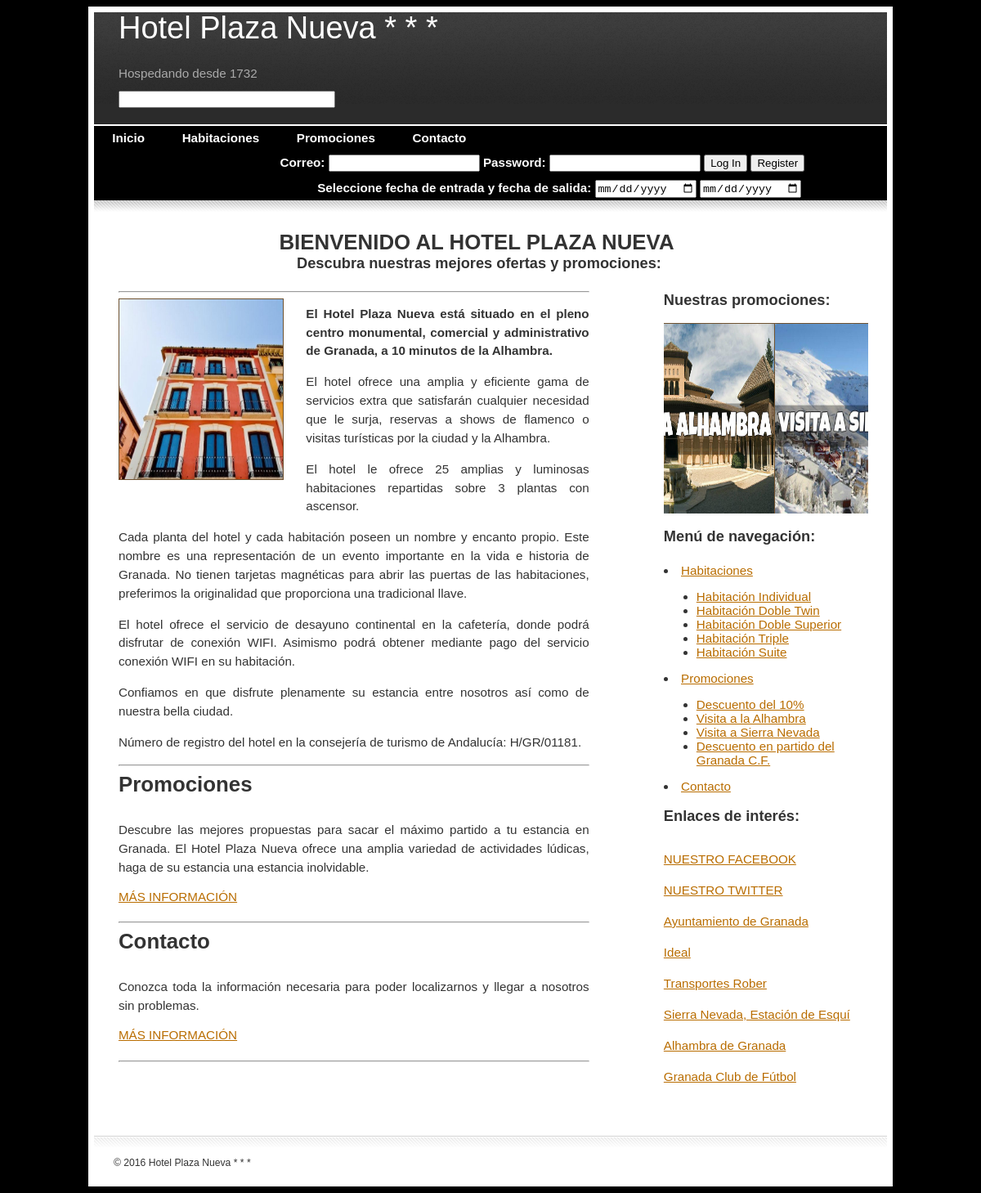
The page / on the database its author committed.
### tables this page shows
CREATE TABLE `hotel` (
  `CIF` varchar(9) NOT NULL,
  `direccion` varchar(20) NOT NULL,
  `localidad` varchar(20) NOT NULL,
  `provincia` varchar(20) NOT NULL,
  `pais` varchar(20) NOT NULL,
  `googlemaps` text NOT NULL,
  `nombre` varchar(30) NOT NULL,
  `email` varchar(35) NOT NULL,
  `telefono` varchar(20) NOT NULL,
  `fax` varchar(20) NOT NULL,
  `descripcion` text NOT NULL,
  `infocontacto` text NOT NULL,
  `facebook` varchar(100) NOT NULL,
  `twitter` varchar(100) NOT NULL
);

CREATE TABLE `menudinamico` (
  `orden` int(11) NOT NULL,
  `idmenu` varchar(40) NOT NULL,
  `linkhref` varchar(50) NOT NULL,
  `padre` varchar(20) NOT NULL
);

### verificar_login.php (called while the page is built, shortened)
<?php $variablelogin = null ; ?>

### content.php (the view, shortened to what this page needs)
<?php if($seccion == "Inicio"){
    $seleccionhotel = "SELECT * from hotel" ;
    $resultadohotel = mysql_query($seleccionhotel) ;
    $numfilashotel = mysql_num_rows($resultadohotel) ;
    if ($numfilashotel > 0){
        $elhotel = mysql_fetch_assoc($resultadohotel) ;
        echo $elhotel["descripcion"] ;
    }
}   ?>

### index.php (shortened to what this page needs)
<!DOCTYPE html>
<html>
	<head>
		<link rel="stylesheet" type="text/css" href="estilos/default.css" />
	</head>
	<body onload="rotar()">
		<div id="outer">
			<?php
				if(isset($_GET["seccion"]))
					$seccion=$_GET["seccion"] ;
		    	else
			    	$seccion="Inicio" ;
				require './verificar_login.php' ;
				require './header.php' ;
				require './content.php' ;
				require './sidebar.php' ;
				require './footer.php';?>
		</div>
	</body>
</html>

### header.php (shortened to what this page needs)
<div id="header">
    <div id="headercontent">
<?php
    $seleccionhotel = "SELECT * FROM hotel" ;
    $resultadohotel = mysql_query($seleccionhotel) ;
    $numfilashotel = mysql_num_rows($resultadohotel) ;
    if ($numfilashotel > 0){
        $elhotel = mysql_fetch_assoc($resultadohotel) ;
        echo '<h1>'.$elhotel["nombre"].'</h1>' ;
    }
?>
        <h2>Hospedando desde 1732</h2>
<form>
<input type="text" size="30" onkeyup="showResult(this.value)">
</form>
    </div>
</div>
<ul id="menu">
<?php
$seleccion = "SELECT * FROM menudinamico WHERE padre = 'Principal' ORDER BY orden ASC" ;
$resultado = mysql_query($seleccion) ;
$numfilas = mysql_num_rows($resultado) ;
if ($numfilas > 0){
    for($i = 0 ; $i < $numfilas ; $i++){
        $fila = mysql_fetch_assoc($resultado) ;
        echo
        '<li><a href='.$fila["linkhref"].'>'.$fila["idmenu"].'</a>' ;
        echo '</li>' ;
    }
}
?>
<li class="login">
    <?php
        if (is_null($variablelogin)){
            $variablelogin = '<form action="" method="post">
            <label>Correo: </label><input name="correo" type="text" >
            <label>Password: </label><input name="password" type="password">
            <input name="login" type="submit" value="Log In">
            <input type=button onClick=location.href="index.php?seccion=Registro" value="Register">
            </form>' ;
        }
        echo $variablelogin ;
    ?>
</li>
<li class="dates">
    <form action ="index.php" method="get"> Seleccione fecha de entrada y fecha de salida:
        <input type="date" name="fentrada" required> <input type="date" name="fsalida" required>
    </form>
</li>
</ul>
<div id="menubottom"></div>

### sidebar.php (shortened to what this page needs)
<div id="content">
    <div id="secondarycontent">
        <h4>Nuestras promociones:</h4>
    <div id="slider">
    <br>
        <div id="slidescontainer">
            <div class="slide"><a href="index.php?seccion=Promociones&tipo=#visalhambra"><img src="./imagenes/slider/SliderAlhambra.jpg" width=250px height=250px></a></div>
            <div class="slide"><a href="index.php?seccion=Promociones&tipo=#vissierra"><img src="./imagenes/slider/SliderSierra.jpg" width=250px height=250px></a></div>
        </div>
    </div>
    <br>
    <h4>Menú de navegación:<br></h4><br>
    <?php
        $seleccion = "SELECT * FROM menudinamico WHERE padre = 'Principal' ORDER BY orden ASC" ;
        $resultado = mysql_query($seleccion) ;
        $numfilas = mysql_num_rows($resultado) ;
        if ($numfilas > 0){
            for($i = 0 ; $i < $numfilas ; $i++){
                $fila = mysql_fetch_assoc($resultado) ;
                if ($seccion != $fila["idmenu"]){
                    echo '<li><a href='.$fila["linkhref"].' class="active">'.$fila["idmenu"].'</a>' ;
                    $seleccionfila = "SELECT * FROM menudinamico WHERE padre = '".$fila["idmenu"]."' ORDER BY orden ASC" ;
                    $resultadofila = mysql_query($seleccionfila) ;
                    $numfilasfila = mysql_num_rows($resultadofila) ;
                    if ($numfilasfila > 0){
                        echo '<ul>' ;
                        for($j = 0 ; $j < $numfilasfila ; $j++){
                            $filafila = mysql_fetch_assoc($resultadofila) ;
                            echo
                            '<li><a href='.$filafila["linkhref"].'>'.$filafila["idmenu"].'</a></li>' ;
                        }
                        echo '</ul>' ;
                    }
                    echo '</li>' ;
                }
            }
        }
    ?>
    <br>
    <?php if($seccion == "Inicio"){ ?>
        <h4>Enlaces de interés:</h4>
        <div class="contentarea">
            <?php
                $seleccionhotel = "SELECT * FROM hotel" ;
                $resultadohotel = mysql_query($seleccionhotel) ;
                $numfilashotel = mysql_num_rows($resultadohotel) ;
                if ($numfilashotel > 0){
                    $elhotel = mysql_fetch_assoc($resultadohotel) ;
                    echo '<p><a href="'.$elhotel["facebook"].'" target="_blank">NUESTRO FACEBOOK</a></p>
                    <p><a href="'.$elhotel["twitter"].'" target="_blank">NUESTRO TWITTER</a></p>' ;
                }
            ?>
            <p><a href="http://www.granada.org/v2010.nsf/xxtod/3" target="_blank">Ayuntamiento de Granada</a></p>
            <p><a href="http://www.ideal.es/" target="_blank">Ideal</a></p>
            <p><a href="http://www.transportesrober.com/" target="_blank">Transportes Rober</a></p>
            <p><a href="http://sierranevada.es/" target="_blank">Sierra Nevada, Estación de Esquí</a></p>
            <p><a href="http://www.alhambra.org/" target="_blank">Alhambra de Granada</a></p>
            <p><a href="http://www.granadacf.es/" target="_blank">Granada Club de Fútbol</a></p>
        </div>
    <?php } ?>
    </div>
</div>

### footer.php
<?php
	$seleccionhotel = "SELECT * FROM hotel" ;
	$resultadohotel = mysql_query($seleccionhotel) ;
	$numfilashotel = mysql_num_rows($resultadohotel) ;
	if ($numfilashotel > 0){
		$elhotel = mysql_fetch_assoc($resultadohotel) ;
		echo '<div id="footer"><div class="left">&copy; 2016 '.$elhotel["nombre"].' </div></div>' ;
	}
?>

### estilos/default.css (style rules this page uses)
body { background: #000000 ; font-size: 0.95em; font-family: "arial"; color: #333333; }
p { line-height: 1.5em; margin-bottom: 1.0em; text-align: justify; }
a { color: #B96D00; text-decoration: underline; }
h3,h4 { display: inline; font-weight: bold; background-repeat: no-repeat; background-position: right; }
h3 { font-size: 1.7em; padding-right: 34px; }
h4 { font-size: 1.2em; padding-right: 28px; }
img { border: solid 1px #6F5230; }
img.left { position: relative; float: left; margin: 0em 1.8em 1.4em 0em; }
#outer { z-index: 2; position: relative; width: 82%; border: solid 7px #fff; background-color: #fff; margin: 0 auto; }
#header { position: relative; width: 100%; height: 9.0em; background: #2B2B2B url('images/topbg.gif') repeat-x; margin-bottom: 2px; }
#headercontent { position: absolute; bottom: 0em; padding: 0em 2.0em 1.3em 2.0em; }
#headercontent h1 { font-weight: normal; color: #fff; font-size: 2.5em; }
#headercontent h2 { font-size: 1.0em; font-weight: normal; color: #aaa; }
#menu, #menu ul { list-style: none; margin: 0; padding: 0; overflow: hidden; }
#menu { background: black; }
#menu > li { float: left; }
#menu li a, #menu .login, #menu .dates { display: block; height: 2em; line-height: 2em; padding: 0 1.5em; text-decoration: none; }
#menu > li > a, #menu .login, #menu .dates { color: #fff; font-weight: bold ; }
#menu .login { padding-left: 15.0em; }
#menu .dates { padding-left: 18.0em; }
#menubottom { background: #fff url('images/border1.gif') repeat-x; height: 14px; margin-bottom: 1.5em; }
#content { padding: 0em 2.0em 0em 2.0em; }
#normalcontent { text-align: center; }
.contentarea { padding-top: 1.0em; padding-bottom: 1.0em; }
#primarycontainer { float: left; margin-right: -18.0em; width: 100%; }
#primarycontent { margin: 1.5em 22.0em 0em 0em; }
#secondarycontent { margin-top: 1.5em; width: 16.0em; float: right; }
#footer { position: relative; height: 2.0em; clear: both; padding-top: 5.0em; background: #fff url('images/border2.gif') repeat-x 0em 2.5em; font-size: 0.8em; }
#footer .left { position: absolute; left: 2.0em; bottom: 1.2em; }
.slide { width: 250px; height: 250px; float: left; }
#slider { width: 250px; overflow: hidden; position: relative; margin: 0.0em 0.0em 0.0em 0.0em; height: 250px; float: center; }
#slidescontainer { width: 750px; }

### rows shown on the page
hotel: nombre "Hotel Plaza Nueva * * *", descripcion "BIENVENIDO AL HOTEL PLAZA NUEVA Descubra nuestras mejores ofertas y promociones: El Hotel Plaza Nueva está situado en el pleno centro monumental, comercial y administrativo de Granada, a 10 minutos de la Alhambra. El hotel ofrece una amplia y eficiente gama de servicios extra que satisfarán cualquier necesidad que le surja, reservas a shows de flamenco o visitas turísticas por la ciudad y la Alhambra. El hotel le ofrece 25 amplias y luminosas habitaciones repartidas sobre 3 plantas con ascensor. Cada planta del hotel y cada habitación poseen un nombre y encanto propio. Este nombre es una representación de un evento importante en la vida e historia de Granada. No tienen tarjetas magnéticas…", descripcion (picture)
menudinamico: idmenu "Inicio"
menudinamico: idmenu "Habitaciones"
menudinamico: idmenu "Promociones"
menudinamico: idmenu "Contacto"
menudinamico: idmenu "Habitación Individual"
menudinamico: idmenu "Habitación Doble Twin"
menudinamico: idmenu "Habitación Doble Superior"
menudinamico: idmenu "Habitación Triple"
menudinamico: idmenu "Habitación Suite"
menudinamico: idmenu "Descuento del 10%"
menudinamico: idmenu "Visita a la Alhambra"
menudinamico: idmenu "Visita a Sierra Nevada"
menudinamico: idmenu "Descuento en partido del Granada C.F."
